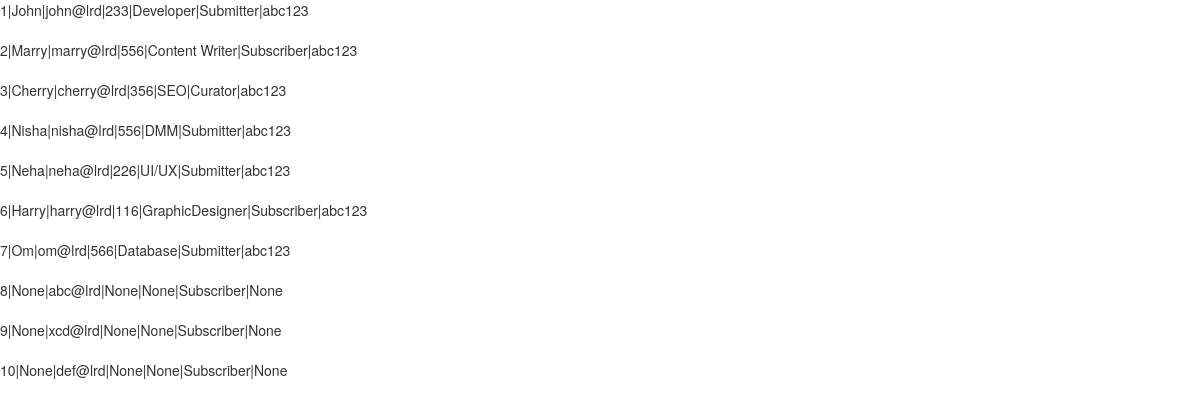
Page /details on the earlier database version.
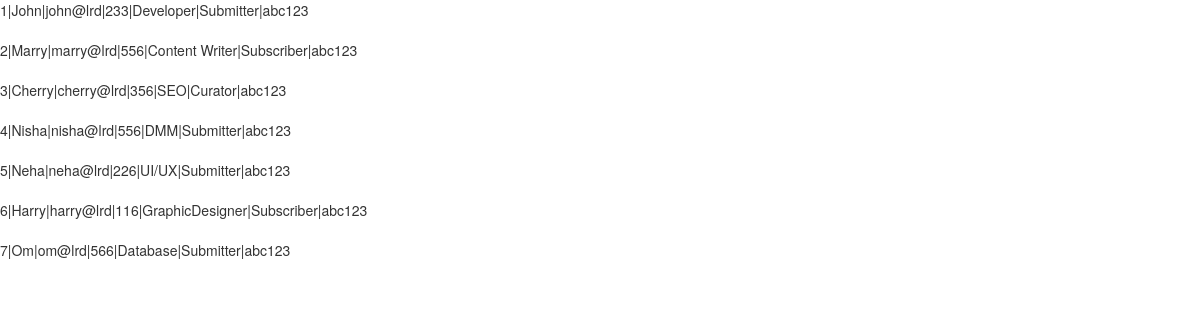
Same page on the later database version.
### tables this page shows
CREATE TABLE users(user_id INTEGER PRIMARY KEY AUTOINCREMENT,user_name TEXT,email TEXT UNIQUE,phoneno INTEGER,company_designation TEXT,list_role TEXT,password TEXT);

### displaydetails.py (the view)
@app.route('/details')
def subdetails():
    g.db=connect_database()
    c=g.db.execute('select * from users')
    details = [dict(user_id=row[0], user_name=row[1], email=row[2], phoneno=row[3], company_designation=row[4],
                    list_role=row[5], password=row[6]) for row in c.fetchall()]
    g.db.close()
    return render_template('login2.html', details=details)

### displaydetails.py (called while the page is built)
def connect_database():
    return sqlite3.connect(app.config['DATABASE'])

### templates/login2.html (shortened to what this page needs)
<!DOCTYPE html>
<html lang="en">
<head>
        <link rel="stylesheet" href="https://maxcdn.bootstrapcdn.com/bootstrap/3.3.7/css/bootstrap.min.css">
</head>
<body>
    {% for item in details %}
        {{item.user_id}}|{{item.user_name}}|{{item.email}}|{{item.phoneno}}|{{item.company_designation}}|{{item.list_role}}|{{item.password}}<br><br>
    {% endfor %}
</body>
</html>

Differences in the rows shown:
removed users: user_id "8", user_name "None", email "abc@lrd", phoneno "None", company_designation "None", list_role "Subscriber", password "None"
removed users: user_id "9", user_name "None", email "xcd@lrd", phoneno "None", company_designation "None", list_role "Subscriber", password "None"
removed users: user_id "10", user_name "None", email "def@lrd", phoneno "None", company_designation "None", list_role "Subscriber", password "None"
